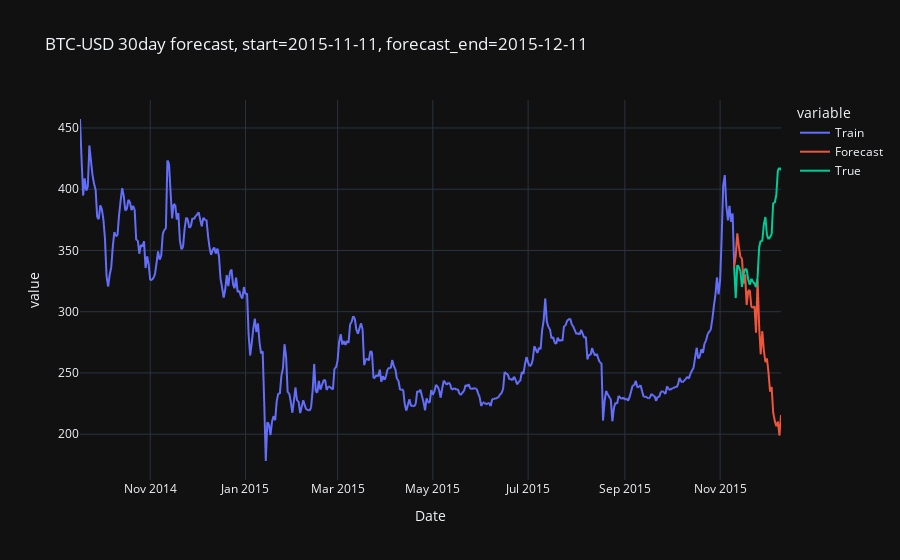

This figure's notebook cell:
### Code cell
plot_df = backtest_df.reset_index()
fig = px.line(plot_df, x="Date", y=backtest_df.columns,
          title=f"{ticker} {n_forecast}day forecast, start={end}, forecast_end={fcast_end}", #, {min(df["timestamp"].dt.date)}, {max(df["timestamp"].dt.date)}',
          template=templates[5])
#time.sleep(2)
fig.show()

### Figure 1 — Plotly figure (JSON) as saved in the notebook; plotly's stock layout.template omitted (floating-point values rounded to 4 significant figures; data arrays with more than 128 entries replaced by an {"elided": "..."} marker saying what was removed)
{"data": [{"hovertemplate": "variable=Train<br>Date=%{x}<br>value=%{y}<extra></extra>", "legendgroup": "Train", "line": {"color": "#636efa", "dash": "solid"}, "marker": {"symbol": "circle"}, "mode": "lines", "name": "Train", "showlegend": true, "type": "scattergl", "x": {"elided": "450 str values"}, "xaxis": "x", "y": {"elided": "450 float values"}, "yaxis": "y"}, {"hovertemplate": "variable=Forecast<br>Date=%{x}<br>value=%{y}<extra></extra>", "legendgroup": "Forecast", "line": {"color": "#EF553B", "dash": "solid"}, "marker": {"symbol": "circle"}, "mode": "lines", "name": "Forecast", "showlegend": true, "type": "scattergl", "x": {"elided": "450 str values"}, "xaxis": "x", "y": {"elided": "450 float values"}, "yaxis": "y"}, {"hovertemplate": "variable=True<br>Date=%{x}<br>value=%{y}<extra></extra>", "legendgroup": "True", "line": {"color": "#00cc96", "dash": "solid"}, "marker": {"symbol": "circle"}, "mode": "lines", "name": "True", "showlegend": true, "type": "scattergl", "x": {"elided": "450 str values"}, "xaxis": "x", "y": {"elided": "450 float values"}, "yaxis": "y"}], "layout": {"legend": {"title": {"text": "variable"}, "tracegroupgap": 0}, "title": {"text": "BTC-USD 30day forecast, start=2015-11-11, forecast_end=2015-12-11"}, "xaxis": {"anchor": "y", "domain": [0, 1], "title": {"text": "Date"}}, "yaxis": {"anchor": "x", "domain": [0, 1], "title": {"text": "value"}}}}
